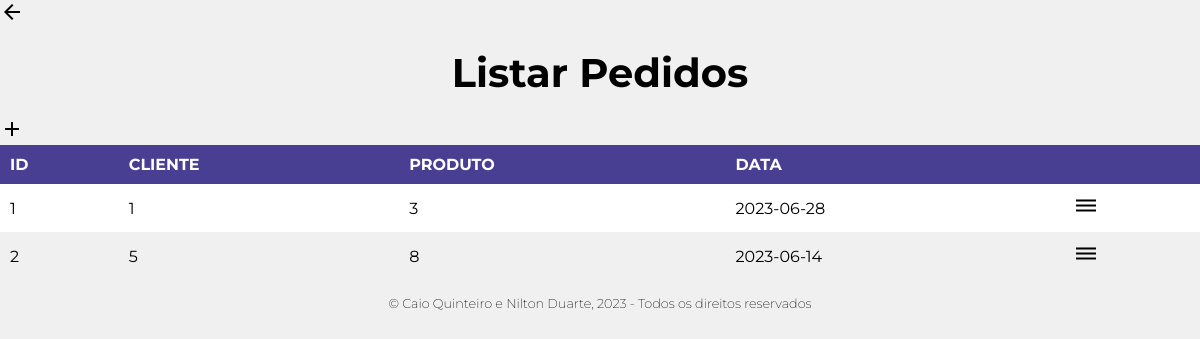
Page /VIEW/pedido/lstPedido.php (signed in) on the committed database.
### tables this page shows
CREATE TABLE `pedidos` (
  `ID` int(11) NOT NULL,
  `ID_CLIENTE` int(11) NOT NULL,
  `ID_PRODUTO` int(11) NOT NULL,
  `DATA_PEDIDO` date NOT NULL
);

### DAL/dalPedido.php (called while the page is built, shortened)
<?php
    include_once '..\..\MODEL\Pedido.php';
    class dalPedido{
        public function Select(){
            $con = Conexao::conectar();
            $sql = "select * from pedidos;";
            $result = $con->query($sql);
            foreach($result as $linha){
                $pedido = new \MODEL\Pedido();
                $pedido->setId($linha['ID']);
                $pedido->setIdCliente($linha['ID_CLIENTE']);
                $pedido->setIdProduto($linha['ID_PRODUTO']);
                $pedido->setData($linha['DATA_PEDIDO']);
                $lstPedido[]= $pedido;
           }
           return $lstPedido;
        }
    }
?>

### BLL/bllPedido.php (called while the page is built, shortened)
<?php
    include_once '../../DAL/dalPedido.php';
    class bllPedido {
        public function Select (){
            $dal = new  \Dal\dalPedido();
            return $dal->Select();
        }
    }
?>

### MODEL/Pedido.php (called while the page is built, shortened)
<?php
class Pedido{
    private ?int $id;
    private ?int $idCliente;
    private ?int $idProduto;
    private ?string $data;
    public function getId(){
        return $this->id;
    }
    public function setId(int $id){
        $this->id = $id;
    }
    public function getIdCliente(){
        return $this->idCliente;
    }
    public function setIdCliente(int $idCliente){
        $this->idCliente = $idCliente;
    }
    public function getIdProduto(){
        return $this->idProduto;
    }
    public function setIdProduto(string $idProduto){
        $this->idProduto = $idProduto;
    }
    public function getData(){
        return $this->data;
    }
    public function setData(string $data){
        $this->data = $data;
    }
}
?>

### VIEW/pedido/lstPedido.php (the view, shortened to what this page needs)
<?php
    include_once '..\..\BLL\bllPedido.php';
    $bll = new \bll\bllPedido();
    $lstPedido = $bll->Select();
?>
<!DOCTYPE html>
<html lang="pt-br">
<head>
    <link rel="stylesheet" href="..\..\VIEW\css\tabelas.css">
    <link rel="stylesheet" href="..\..\VIEW\css\footer.css">
</head>
<body>
    <a onclick="JavaScript:location.href='../../VIEW/menu.php'">
        <i class="material-icons">arrow_back</i>
    </a>
    <h1>Listar Pedidos</h1>
    <a onclick="JavaScript:location.href='inserirPedido.php'">
        <i class="material-icons" id="ADD">add</i>
    </a>
    <table>
        <tr>
            <th>ID</th>
            <th>CLIENTE</th>
            <th>PRODUTO</th>
            <th>DATA</th>
            <th> </th>
        </tr>
        <?php
            foreach ($lstPedido as $pedido){
        ?>
            <tr>
                <td class="td"><?php echo $pedido->getId(); ?></td>
                <td class="td"><?php echo $pedido->getIdCliente(); ?></td>
                <td class="td"><?php echo $pedido->getIdProduto(); ?></td>
                <td class="td"><?php echo $pedido->getData(); ?></td>
                <td >
                    <a onclick="JavaScript:location.href='detPedido.php?id=' + <?php echo $pedido->getId(); ?>">
                        <i class="material-icons">dehaze</i>
                    </a>
                </td>
            </tr>
        <?php
            }
        ?>
    </table>
    <footer>
        <span>
            © Caio Quinteiro e Nilton Duarte, 2023 - Todos os direitos reservados
        </span>
    </footer>
</body>
</html>

### VIEW/css/tabelas.css (style rules this page uses)
body { font-family: 'Montserrat', sans-serif; background-color: #f0f0f0; margin: 0; padding: 0; }
h1 { text-align: center; color: 333; font-size: 40px; margin: 20px auto; border-radius: 4px; }
table { border-collapse: collapse; width: 100%; }
td, th { padding: 10px; }
th { background-color: #22177dcf; text-align: left; color: #ffffff; }
tr:nth-child(even) { background-color: #ffffff; }
i { cursor: pointer; }
#ADD { position: relative; }
#ADD::after { font-size: 12px; font-family: 'Montserrat', sans-serif; content: "ADICIONAR ELEMENTO"; display: none; position: absolute; top: 0; left: 100%; white-space: nowrap; background-color: #f1f1f1; padding: 5px; z-index: 1; }

### VIEW/css/footer.css (style rules this page uses)
footer { padding: 16px; display: flex; align-items: center; justify-content: center; }
footer span { font-size: 0.8em; font-weight: 200; }

### rows in the picture
pedidos: ID "1", ID_CLIENTE "1", ID_PRODUTO "3", DATA_PEDIDO "2023-06-28"
pedidos: ID "2", ID_CLIENTE "5", ID_PRODUTO "8", DATA_PEDIDO "2023-06-14"
